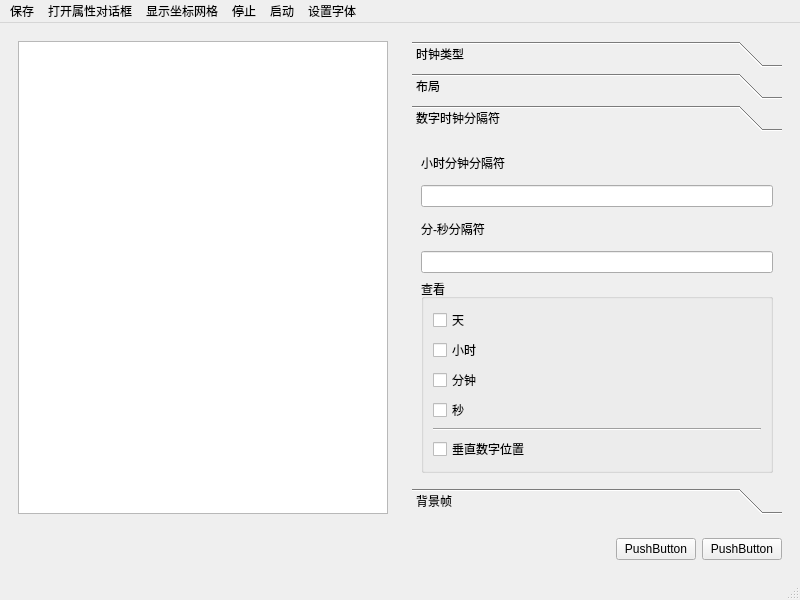
<?xml version="1.0" encoding="UTF-8"?>
<ui version="4.0">
 <class>ClockEdit</class>
 <widget class="QMainWindow" name="ClockEdit">
  <property name="geometry">
   <rect>
    <x>0</x>
    <y>0</y>
    <width>800</width>
    <height>600</height>
   </rect>
  </property>
  <property name="windowTitle">
   <string>MainWindow</string>
  </property>
  <widget class="QWidget" name="centralwidget">
   <layout class="QVBoxLayout" name="verticalLayout_11">
    <item>
     <layout class="QHBoxLayout" name="horizontalLayout_10">
      <item>
       <widget class="QWidget" name="widget_3" native="true">
        <layout class="QHBoxLayout" name="horizontalLayout_9">
         <item>
          <widget class="mygraphicsview" name="graphicsView"/>
         </item>
        </layout>
       </widget>
      </item>
      <item>
       <widget class="QWidget" name="widget_2" native="true">
        <layout class="QGridLayout" name="gridLayout">
         <item row="0" column="0">
          <widget class="QToolBox" name="toolBox">
           <property name="currentIndex">
            <number>2</number>
           </property>
           <widget class="QWidget" name="page">
            <property name="geometry">
             <rect>
              <x>0</x>
              <y>0</y>
              <width>369</width>
              <height>371</height>
             </rect>
            </property>
            <attribute name="label">
             <string>时钟类型</string>
            </attribute>
            <layout class="QVBoxLayout" name="verticalLayout">
             <item>
              <widget class="QRadioButton" name="radioButton">
               <property name="text">
                <string>模拟</string>
               </property>
              </widget>
             </item>
             <item>
              <widget class="QRadioButton" name="radioButton_2">
               <property name="text">
                <string>数字</string>
               </property>
              </widget>
             </item>
             <item>
              <widget class="QRadioButton" name="radioButton_3">
               <property name="text">
                <string>数字-倒数</string>
               </property>
              </widget>
             </item>
             <item>
              <widget class="QRadioButton" name="radioButton_4">
               <property name="text">
                <string>数字-垂直倒数</string>
               </property>
              </widget>
             </item>
             <item>
              <widget class="QRadioButton" name="radioButton_5">
               <property name="text">
                <string>数字-从头开始倒数</string>
               </property>
              </widget>
             </item>
             <item>
              <widget class="QRadioButton" name="radioButton_6">
               <property name="text">
                <string>数字-count up</string>
               </property>
              </widget>
             </item>
            </layout>
           </widget>
           <widget class="QWidget" name="page_2">
            <property name="geometry">
             <rect>
              <x>0</x>
              <y>0</y>
              <width>369</width>
              <height>371</height>
             </rect>
            </property>
            <attribute name="label">
             <string>布局</string>
            </attribute>
            <layout class="QVBoxLayout" name="verticalLayout_3">
             <item>
              <layout class="QHBoxLayout" name="horizontalLayout_2">
               <item>
                <widget class="QLabel" name="label">
                 <property name="text">
                  <string>X尺寸</string>
                 </property>
                </widget>
               </item>
               <item>
                <widget class="QSlider" name="Slider_sizeX">
                 <property name="orientation">
                  <enum>Qt::Horizontal</enum>
                 </property>
                </widget>
               </item>
               <item>
                <widget class="QSpinBox" name="spinBox_sizeX"/>
               </item>
              </layout>
             </item>
             <item>
              <layout class="QHBoxLayout" name="horizontalLayout_3">
               <item>
                <widget class="QLabel" name="label_2">
                 <property name="text">
                  <string>Y尺寸</string>
                 </property>
                </widget>
               </item>
               <item>
                <widget class="QSlider" name="Slider_sizeY">
                 <property name="orientation">
                  <enum>Qt::Horizontal</enum>
                 </property>
                </widget>
               </item>
               <item>
                <widget class="QSpinBox" name="spinBox_sizeY"/>
               </item>
              </layout>
             </item>
             <item>
              <layout class="QHBoxLayout" name="horizontalLayout_4">
               <item>
                <widget class="QLabel" name="label_3">
                 <property name="text">
                  <string>X位置</string>
                 </property>
                </widget>
               </item>
               <item>
                <widget class="QSlider" name="Slider_locX">
                 <property name="orientation">
                  <enum>Qt::Horizontal</enum>
                 </property>
                </widget>
               </item>
               <item>
                <widget class="QSpinBox" name="spinBox_locX"/>
               </item>
              </layout>
             </item>
             <item>
              <layout class="QHBoxLayout" name="horizontalLayout_5">
               <item>
                <widget class="QLabel" name="label_4">
                 <property name="text">
                  <string>Y位置</string>
                 </property>
                </widget>
               </item>
               <item>
                <widget class="QSlider" name="Slider_locY">
                 <property name="orientation">
                  <enum>Qt::Horizontal</enum>
                 </property>
                </widget>
               </item>
               <item>
                <widget class="QSpinBox" name="spinBox_locY"/>
               </item>
              </layout>
             </item>
             <item>
              <layout class="QHBoxLayout" name="horizontalLayout_6">
               <item>
                <widget class="QLabel" name="label_5">
                 <property name="text">
                  <string>文字大小</string>
                 </property>
                </widget>
               </item>
               <item>
                <widget class="QSlider" name="Slider_fontsize">
                 <property name="orientation">
                  <enum>Qt::Horizontal</enum>
                 </property>
                </widget>
               </item>
               <item>
                <widget class="QSpinBox" name="spinBox_fontsize"/>
               </item>
              </layout>
             </item>
             <item>
              <layout class="QHBoxLayout" name="horizontalLayout_7">
               <item>
                <widget class="QLabel" name="label_6">
                 <property name="text">
                  <string>文字间隔</string>
                 </property>
                </widget>
               </item>
               <item>
                <widget class="QSlider" name="Slider_fgap">
                 <property name="orientation">
                  <enum>Qt::Horizontal</enum>
                 </property>
                </widget>
               </item>
               <item>
                <widget class="QSpinBox" name="spinBox_fgap"/>
               </item>
              </layout>
             </item>
            </layout>
           </widget>
           <widget class="QWidget" name="page_3">
            <property name="geometry">
             <rect>
              <x>0</x>
              <y>0</y>
              <width>369</width>
              <height>371</height>
             </rect>
            </property>
            <attribute name="label">
             <string>数字时钟分隔符</string>
            </attribute>
            <layout class="QVBoxLayout" name="verticalLayout_9">
             <item>
              <layout class="QVBoxLayout" name="verticalLayout_6">
               <item>
                <layout class="QVBoxLayout" name="verticalLayout_4">
                 <item>
                  <widget class="QLabel" name="label_7">
                   <property name="text">
                    <string>小时分钟分隔符</string>
                   </property>
                  </widget>
                 </item>
                 <item>
                  <widget class="QLineEdit" name="hour_min_gapchar"/>
                 </item>
                </layout>
               </item>
               <item>
                <layout class="QVBoxLayout" name="verticalLayout_5">
                 <item>
                  <widget class="QLabel" name="label_8">
                   <property name="text">
                    <string>分-秒分隔符</string>
                   </property>
                  </widget>
                 </item>
                 <item>
                  <widget class="QLineEdit" name="min_sec_gapchar"/>
                 </item>
                </layout>
               </item>
              </layout>
             </item>
             <item>
              <widget class="QGroupBox" name="groupBox">
               <property name="title">
                <string>查看</string>
               </property>
               <layout class="QVBoxLayout" name="verticalLayout_8">
                <item>
                 <layout class="QVBoxLayout" name="verticalLayout_7">
                  <item>
                   <widget class="QCheckBox" name="view_day">
                    <property name="text">
                     <string>天</string>
                    </property>
                   </widget>
                  </item>
                  <item>
                   <widget class="QCheckBox" name="view_hour">
                    <property name="text">
                     <string>小时</string>
                    </property>
                   </widget>
                  </item>
                  <item>
                   <widget class="QCheckBox" name="view_min">
                    <property name="text">
                     <string>分钟</string>
                    </property>
                   </widget>
                  </item>
                  <item>
                   <widget class="QCheckBox" name="view_sec">
                    <property name="text">
                     <string>秒</string>
                    </property>
                   </widget>
                  </item>
                 </layout>
                </item>
                <item>
                 <widget class="Line" name="line">
                  <property name="orientation">
                   <enum>Qt::Horizontal</enum>
                  </property>
                 </widget>
                </item>
                <item>
                 <widget class="QCheckBox" name="check_vic_loc_dig">
                  <property name="text">
                   <string>垂直数字位置</string>
                  </property>
                 </widget>
                </item>
               </layout>
              </widget>
             </item>
            </layout>
           </widget>
           <widget class="QWidget" name="page_4">
            <property name="geometry">
             <rect>
              <x>0</x>
              <y>0</y>
              <width>432</width>
              <height>371</height>
             </rect>
            </property>
            <attribute name="label">
             <string>背景帧</string>
            </attribute>
            <layout class="QVBoxLayout" name="verticalLayout_10">
             <item>
              <layout class="QHBoxLayout" name="horizontalLayout_8">
               <item>
                <widget class="QGraphicsView" name="graphicsView_2"/>
               </item>
               <item>
                <widget class="QWidget" name="widget_4" native="true">
                 <layout class="QGridLayout" name="gridLayout_2">
                  <item row="0" column="0">
                   <widget class="QPushButton" name="btn_open">
                    <property name="text">
                     <string>打开</string>
                    </property>
                   </widget>
                  </item>
                  <item row="0" column="1">
                   <widget class="QPushButton" name="btn_edit">
                    <property name="text">
                     <string>编辑</string>
                    </property>
                   </widget>
                  </item>
                  <item row="1" column="0">
                   <widget class="QPushButton" name="btn_del">
                    <property name="text">
                     <string>删除</string>
                    </property>
                   </widget>
                  </item>
                 </layout>
                </widget>
               </item>
              </layout>
             </item>
             <item>
              <widget class="QCheckBox" name="check_sizectl">
               <property name="text">
                <string>为时钟背景启用尺寸控制</string>
               </property>
              </widget>
             </item>
            </layout>
           </widget>
          </widget>
         </item>
        </layout>
       </widget>
      </item>
     </layout>
    </item>
    <item>
     <widget class="QWidget" name="widget" native="true">
      <layout class="QHBoxLayout" name="horizontalLayout">
       <item>
        <spacer name="horizontalSpacer">
         <property name="orientation">
          <enum>Qt::Horizontal</enum>
         </property>
         <property name="sizeHint" stdset="0">
          <size>
           <width>589</width>
           <height>20</height>
          </size>
         </property>
        </spacer>
       </item>
       <item>
        <widget class="QPushButton" name="pushButton">
         <property name="text">
          <string>PushButton</string>
         </property>
        </widget>
       </item>
       <item>
        <widget class="QPushButton" name="pushButton_2">
         <property name="text">
          <string>PushButton</string>
         </property>
        </widget>
       </item>
      </layout>
     </widget>
    </item>
   </layout>
  </widget>
  <widget class="QMenuBar" name="menubar">
   <property name="geometry">
    <rect>
     <x>0</x>
     <y>0</y>
     <width>800</width>
     <height>21</height>
    </rect>
   </property>
   <widget class="QMenu" name="menu_3">
    <property name="title">
     <string>保存</string>
    </property>
   </widget>
   <widget class="QMenu" name="menu_4">
    <property name="title">
     <string>打开属性对话框</string>
    </property>
   </widget>
   <widget class="QMenu" name="menu_5">
    <property name="title">
     <string>显示坐标网格</string>
    </property>
   </widget>
   <widget class="QMenu" name="menu_6">
    <property name="title">
     <string>停止</string>
    </property>
   </widget>
   <widget class="QMenu" name="menu_7">
    <property name="title">
     <string>启动</string>
    </property>
   </widget>
   <widget class="QMenu" name="menu_8">
    <property name="title">
     <string>设置字体</string>
    </property>
   </widget>
   <addaction name="menu_3"/>
   <addaction name="menu_4"/>
   <addaction name="menu_5"/>
   <addaction name="menu_6"/>
   <addaction name="menu_7"/>
   <addaction name="menu_8"/>
  </widget>
  <widget class="QStatusBar" name="statusbar"/>
 </widget>
 <customwidgets>
  <customwidget>
   <class>mygraphicsview</class>
   <extends>QGraphicsView</extends>
   <header>mygraphicsview.h</header>
  </customwidget>
 </customwidgets>
 <resources/>
 <connections/>
</ui>
